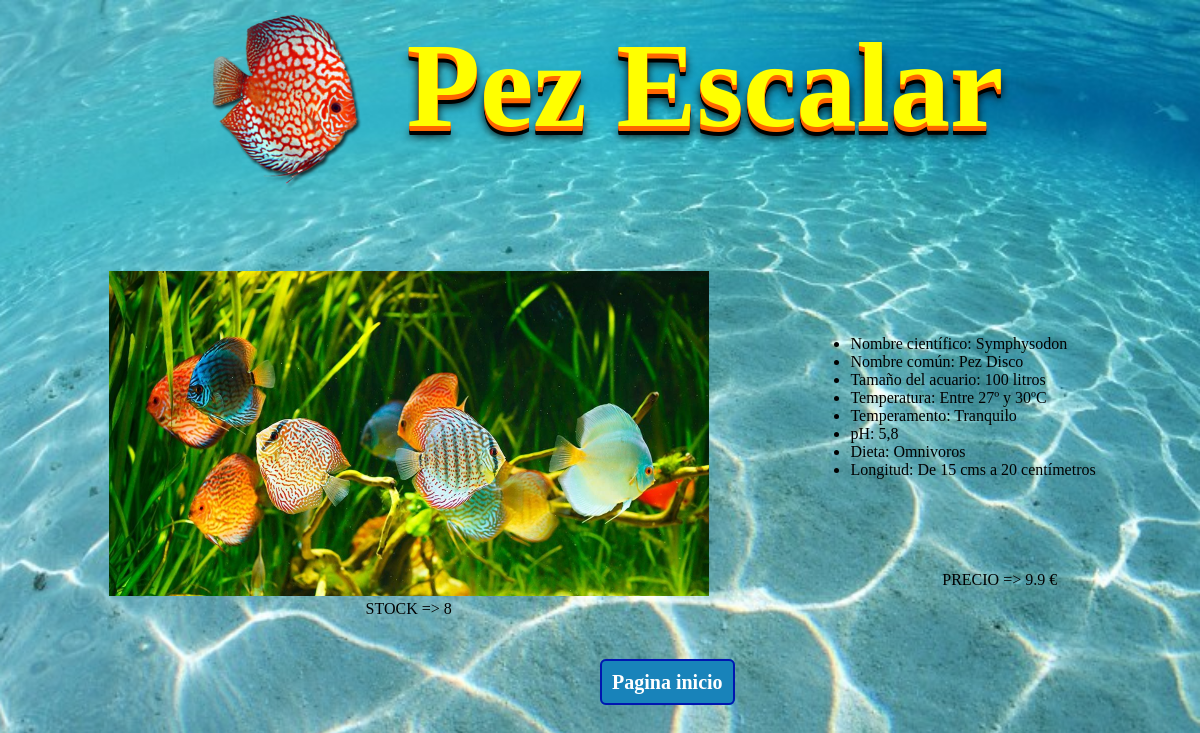
Before: /tienda_peces/producto1/ with the older database file.
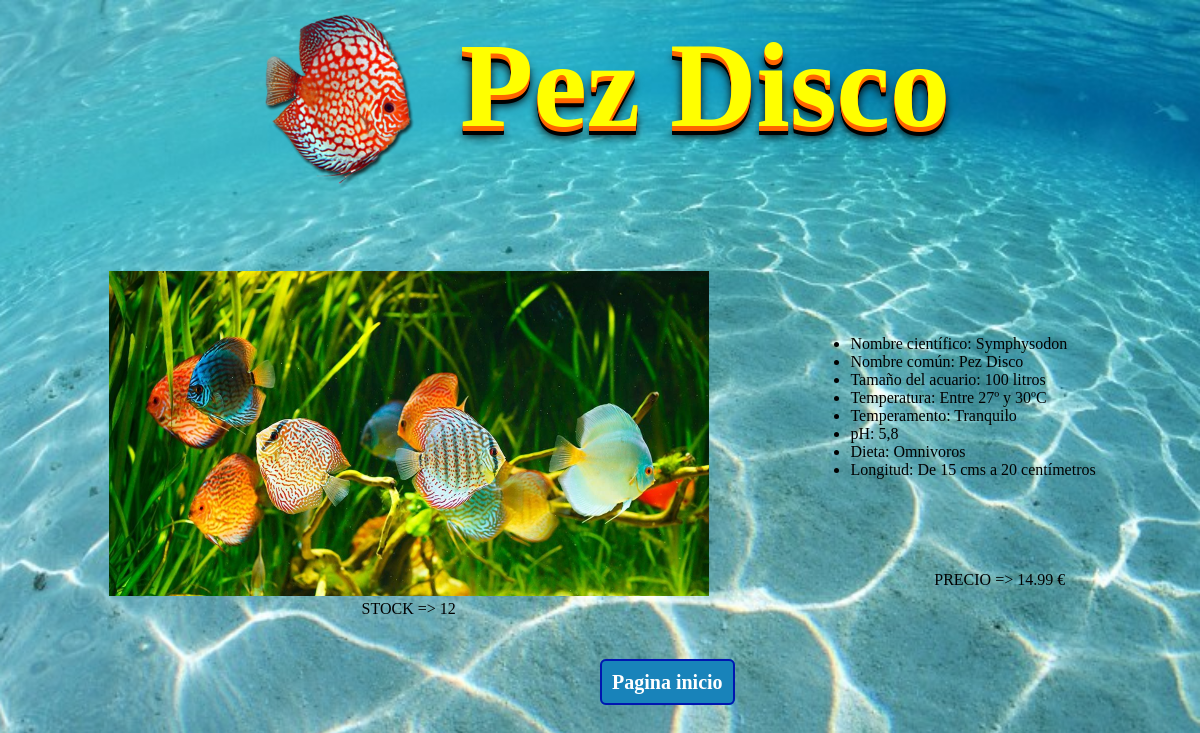
After: the same page with the newer database file.
### tienda_peces/models.py (models this page shows, shortened)
class Producto(models.Model):
    nombre = models.CharField(max_length=50)
    stock = models.IntegerField(default=0)
    precio = models.FloatField()

### tienda_peces/views.py (the view)
# urls.py: path('producto1/', views.producto1, name='producto1'),
def producto1(request):
    productos = Producto.objects.all()
    return render(request, 'producto1.html', {'precio':productos[0].precio,
    'nombre':productos[0].nombre,'stock':productos[0].stock})

### tienda_peces/templates/producto1.html (shortened to what this page needs)
{% load staticfiles%}
<html lang="es" dir="ltr">
<head>
    <link rel="stylesheet" href="{% static 'tienda.css'%}">
  </head>
  <body>
    <h1>
      <img src="{% static 'images/disco.png'%}" alt="logo" width="180" height="180" align="center"> {{nombre}}
    </h1>
    <table style="width:100%">
      <tr>
        <th rowspan="2"><img src="{% static 'images/pez-disco3.jpg'%}" alt="disco3" width="600px"></th>
        <td>
          <ul id="text_table">
            <li>Nombre científico: Symphysodon</li>
            <li>Nombre común: Pez Disco</li>
            <li>Tamaño del acuario: 100 litros</li>
            <li>Temperatura: Entre 27º y  30ºC</li>
            <li>Temperamento: Tranquilo</li>
            <li>pH: 5,8</li>
            <li>Dieta: Omnivoros</li>
            <li>Longitud: De 15 cms a 20 centímetros</li>
          </ul>
        </td>
      </tr>
      <tr>
        <td>PRECIO => {{precio}} €</td>
      </tr>
      <tr>
        <td>STOCK => {{stock}}</td>
      </tr>
    </table>
    <p>&nbsp</p>
    <a class="boton_producto" href="/tienda_peces" >Pagina inicio</a>
  </body>
</html>

### tienda_peces/static/tienda.css (style rules this page uses)
body { background: url(images/fondo.jpg) no-repeat center fixed; background-size: cover; }
table { text-align: center; }
h1 { font-family: 'Erica One', cursive; font-size: 120px; color: yellow; text-align: center; line-height: 100px; text-shadow: 0 1px 0 #FF6600, 0 2px 0 #FF6600, 0 3px 0 #FF6600, 0 4px 0 #FF6600, 0 5px 0 #FF6600, 0 6px 0 rgba(1, 1, 1, 1), 0 7px 0 rgba(1, 1, 1, 1), 0 8px 0 rgba(1, 1, 1, 1), 0 9px 0 rgba(1, 1, 1, 1), 0 10px 10px rgba(1, 1, 1, 1); }
th { font-size: 30px; color: red; text-align: center; }
td { text-align: center; }
.boton_producto { width: 110px; margin-left: 50%; transform: translateX(-50%); text-decoration: none; padding: 10px; font-weight: 600; font-size: 20px; color: #ffffff; background-color: #1883ba; border-radius: 6px; border: 2px solid #0016b0; }
#text_table { text-align: left; }

Changed rows visible on the page:
removed Producto: nombre "Pez Escalar", precio "9.9"
now on this page (row edited): Producto: nombre "Pez Disco", precio "14.99"
Other visible differences:
{{ stock }}: "8" → "12"
